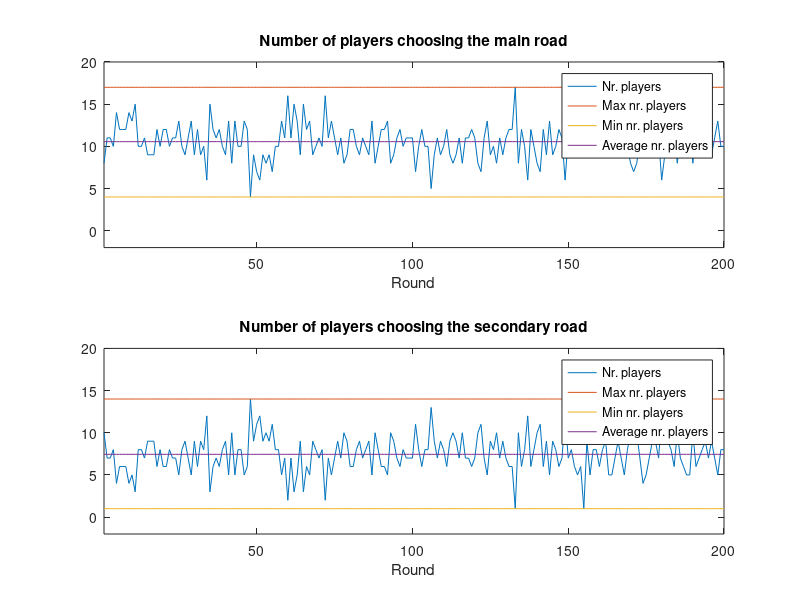
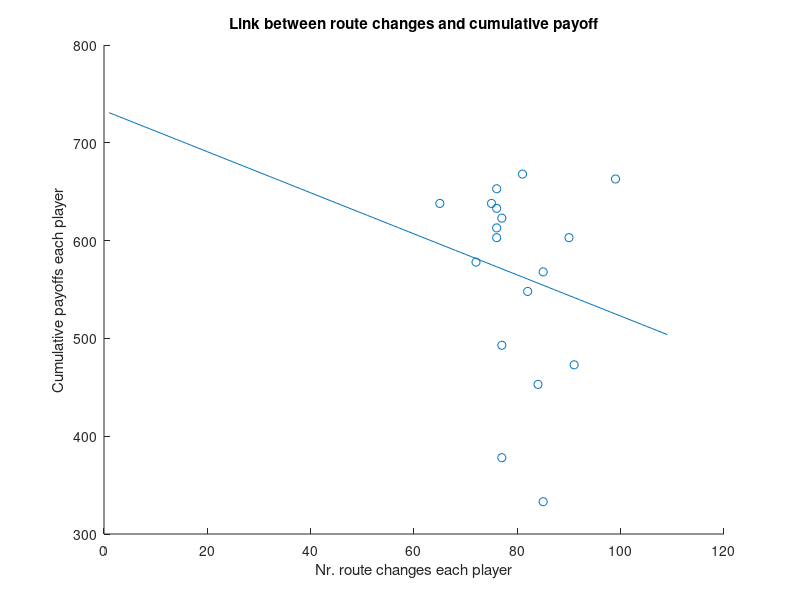

Write MATLAB code to recreate these figures, in order.
%% Model the route choice behavior from Selten et al. (WP 2003)
% Copyright Stefano Balietti 2015

%% Clean
clc
close all
clear all

%% Define main variables
N = 18; % Nr. Players.
T = 200; % Nr. Rounds.
A0 = 200; % Initial endowment of each player.
A0_vec = A0*ones(N,1); % Initial endowment vector for all players.
nr_strategies = 5; % Nr. available strategies each player each round.
propens_vec_0 = [5 4 3 3 2]; % Initial propensities for each strategy of each player.
position_strategy_vec = 1 : nr_strategies; % Vector position strategies.
max_payoff = 40; % Max payoff each player
Pen_M = 6; % Penalty for time spent on main road (M).
Pen_S = 12; % Penalty for time spent on secondary road (S).
Multi_M = 2; % Multiplier penalty for time spent on main road.
Multi_S = 3; % Multiplier penalty for time spent on secondary road.

%% Model the strategy choices of each player 
% For each round, each player decides which strategy to choose
    % depending on the previous payoff and propensity. 
    % Probability is given by x(i,j)/sum(x(i,j))

% Variables at t1
strategy_t1 = zeros(N,1);
payoff_vector_t1 = zeros(N,1);
propensity_vector_before_draw_t1 = zeros(N,1);

% At initial time only strategies 1 (Main) and 2 (Secondary) are available
strategies_vec_t1 = propens_vec_0(1:2);
probability_strategies_vec_t1 = strategies_vec_t1/sum(strategies_vec_t1);
position_strategy_vec_t1 = position_strategy_vec(1:2);

% Variables for t>1
propensity_array = zeros(T,nr_strategies,N);
propensity_array_0 = repmat(propens_vec_0,1,1,N); 
propensity_array(1,:,:) = propensity_array_0;
propensity_cell = cell(1,N);
payoff_matrix = zeros(N,T);
route_choice = zeros(N,T);

%% Routh choice and interaction 
for t = 1 : T 
    if t == 1
        
        for player = 1 : N          
            % Randomly draw a strategy (position) according
                %to the probability distribution
            strategy_t1(player) = randsample(position_strategy_vec_t1,1,...
                                    true,probability_strategies_vec_t1);
        end

        %%%%%%%% Payoff of each player depends on  
        % how many players have chosen each strategy
        % Nr. players choosing strategy 1 (Main)
        n_M_t1 = sum(strategy_t1 == 1);
        % Nr. players choosing strategy 2 (Secondary)
        n_S_t1 = sum(strategy_t1 == 2);
        % Penalty for players choosing strategy 1 (Main)
        tM_t1 = Pen_M + Multi_M*n_M_t1;
        % Penalty for players choosing strategy 2 (Secondary)
        tS_t1 = Pen_S + Multi_S*n_S_t1;
        % Payoff for players choosing strategy 1 (Main)
        a_M_t1 = max_payoff - tM_t1;
        % Payoff for players choosing strategy 2 (Secondary)
        a_S_t1 = max_payoff - tS_t1;
        
        % Payoff vector of the 18 players
        payoff_vector_t1(strategy_t1 == 1) = a_M_t1;
        payoff_vector_t1(strategy_t1 == 2) = a_S_t1;
        
        % Initial propensity of each player according to draw at t1
        propensity_vector_before_draw_t1(strategy_t1 == 1) = strategies_vec_t1(1);
        propensity_vector_before_draw_t1(strategy_t1 == 2) = strategies_vec_t1(2);
        % Compute the new propensities of each player
        for player = 1 : N
            payoff = payoff_vector_t1(player);
            strategy = strategy_t1(player);
            propensity_mat = propensity_array(:,:,player);
            not_choosen_strategies = setdiff(position_strategy_vec,strategy);
            if payoff >= 0
                propensity_mat(1,strategy) = propensity_mat(1,strategy) + payoff;
            else
                propensity_mat(1,not_choosen_strategies) = ...
                    propensity_mat(1,not_choosen_strategies) - payoff;
            end
            % Replace with the new propensities
            propensity_array(1,:,player) = propensity_mat(1,:);       
            % Store route choice of each player for further rounds
            route_choice(:,1) = strategy_t1;
            
            % Save payoffs each player
            payoff_matrix(:,1) = payoff_vector_t1;
            
        end      
                
    %%%%%%%%%%%%%%%%%%%%%%%%%%%%%%%%%%%%%%%%%%%%%%%%%%%%%%%%%%%%%%%%%%%%%%%
    % For the remaining time periods          
    else
        for player = 1 : N
            % Recompute the probabilities to choose each strategy 
            % based on previous step
            all_previous_propensities = propensity_array(:,:,player);
            propensity_t = all_previous_propensities(t-1,:);
            route_choice_t = route_choice(player,t-1);           
            probability_strategies_vec = propensity_t/sum(propensity_t);
            payoff_t = payoff_matrix(player,t-1);
            all_prev_payoffs = payoff_matrix(player,1:t-1);
            median_all_prev_payoffs = median(all_prev_payoffs);
            count_smaller_median = sum(median_all_prev_payoffs > all_prev_payoffs);
            count_bigger_median = sum(median_all_prev_payoffs < all_prev_payoffs);
            
            % Choose new strategy according to new propensity
            strategy_tp1 = randsample(position_strategy_vec,1,...
                                true,probability_strategies_vec);
            strategy(player) = strategy_tp1;
            % If new strategy is 1 (Main)
            if strategy_tp1 == 1
                route_choice(player,t) = strategy_tp1;
            % If the new strategy is 2 (Secondary)
            elseif strategy_tp1 == 2
                route_choice(player,t) = strategy_tp1;
            elseif strategy_tp1 == 3
                % If the payoff is lower than before, change route
                if payoff_t < median_all_prev_payoffs
                    if route_choice_t == 1
                        route_choice(player,t) = 2;
                    else
                        route_choice(player,t) = 1;
                    end
                % If the payoff is higher than before, keep route
                elseif payoff_t > median_all_prev_payoffs
                    route_choice(player,t) = route_choice_t;
                % If payoff is the same as before, decision rule depends on
                    % nr. of occurances
                else
                    if count_smaller_median < count_bigger_median
                        route_choice(player,t) = route_choice_t;
                    elseif count_smaller_median > count_bigger_median
                        if route_choice_t == 1
                            route_choice(player,t) = 2;
                        else
                            route_choice(player,t) = 1;
                        end
                    else
                        route_choice(player,t) = randsample([1 2],1,true,[0.5 0.5]);
                    end
                end
            % If selected strategy is nr. 4 (Contrarian)
            elseif strategy_tp1 ==4
                if payoff_t > median_all_prev_payoffs % change strat
                    if route_choice_t == 1
                        route_choice(player,t) = 2;
                    else
                        route_choice(player,t) = 1;
                    end
                elseif payoff_t < median_all_prev_payoffs % stick to choice
                    route_choice(player,t) = route_choice_t;
                else
                    if count_smaller_median > count_bigger_median
                        route_choice(player,t) = route_choice_t;
                    elseif count_smaller_median < count_bigger_median
                        if route_choice_t == 1
                            route_choice(player,t) = 2;
                        else
                            route_choice(player,t) = 1;
                        end
                    else
                        route_choice(player,t) = randsample([1 2],1,true,[0.5 0.5]);
                    end
                end  
            % custom strategy
            elseif strategy_tp1 == 5
                if payoff_t > median_all_prev_payoffs % spread rumors
                    payoff_matrix(route_choice_t == route_choice(:,t-1),t) =...
                        payoff_matrix(route_choice_t == route_choice(:,t-1),t) - 10;
                    route_choice(player,t) = route_choice_t;
                elseif payoff_t < median_all_prev_payoffs % stick to choice
                    route_choice(player,t) = route_choice_t;
                else
                    if count_smaller_median > count_bigger_median
                        route_choice(player,t) = route_choice_t;
                    elseif count_smaller_median < count_bigger_median
                        if route_choice_t == 1
                            route_choice(player,t) = 2;
                        else
                            route_choice(player,t) = 1;
                        end
                    else
                        route_choice(player,t) = randsample([1 2],1,true,[0.5 0.5]);
                    end
                end  
            end
        end
        
        % Compute payoff each player
        % Nr. players choosing strategy 1 (Main)
        n_M = sum(route_choice(:,t) == 1);
        % Nr. players choosing strategy 2 (Secondary)
        n_S = sum(route_choice(:,t) == 2);
        % Penalty for players choosing strategy 1 (Main)
        tM = Pen_M + Multi_M*n_M;
        % Penalty for players choosing strategy 2 (Secondary)
        tS = Pen_S + Multi_S*n_S;
        % Payoff for players choosing strategy 1 (Main)
        a_M = max_payoff - tM;
        % Payoff for players choosing strategy 2 (Secondary)
        a_S = max_payoff - tS;
        
                
        % Payoff vector of the 18 players
        payoff_matrix(route_choice(:,t) == 1,t) = a_M ...
            + payoff_matrix(route_choice(:,t) == 1,t);
        payoff_matrix(route_choice(:,t) == 2,t) = a_S ...
            + payoff_matrix(route_choice(:,t) == 2,t);
        
        % Update propensity
        for player = 1 : N
            payoff = payoff_matrix(player,t);
            strategy_now = strategy(player);
            propensity_mat = propensity_array(:,:,player);
            propensity_mat(t,:) = propensity_mat(t-1,:);
            not_choosen_strategies = setdiff(position_strategy_vec,strategy_now);
            if payoff >= 0
                propensity_mat(t,strategy_now) = propensity_mat(t-1,strategy_now) + payoff;
            else
                propensity_mat(t,not_choosen_strategies) = ...
                    propensity_mat(t-1,not_choosen_strategies) - payoff;
            end
            % Replace with the new propensities
            propensity_array(t,:,player) = propensity_mat(t,:);
        end
    end
            
             
end


%% Plots

% 1. Number of players choosing strategy 1 or 2 each round
nr_players_main = sum(route_choice == 1);
max_nr_players_main = max(nr_players_main);
vec_max_nr_players_main = max_nr_players_main*ones(1,T);
min_nr_players_main = min(nr_players_main);
vec_min_nr_players_main = min_nr_players_main*ones(1,T);
ave_nr_players_main = mean(nr_players_main);
vec_ave_nr_players_main = ave_nr_players_main*ones(1,T);

nr_players_secondary = sum(route_choice == 2);
max_nr_players_secondary = max(nr_players_secondary);
vec_max_nr_players_secondary = max_nr_players_secondary*ones(1,T);
min_nr_players_secondary = min(nr_players_secondary);
vec_min_nr_players_secondary = min_nr_players_secondary*ones(1,T);
ave_nr_players_secondary = mean(nr_players_secondary);
vec_ave_nr_players_secondary = ave_nr_players_secondary*ones(1,T);

time_vec = 1 : T;

ylim_plot = [-2 20];
xlim_plot = [1 T];

figure
subplot(2,1,1)
plot(time_vec,nr_players_main)
hold on
plot(time_vec,[vec_max_nr_players_main;...
               vec_min_nr_players_main;...
               vec_ave_nr_players_main])
ylim(ylim_plot)
xlim(xlim_plot)
title('Number of players choosing the main road')
legend('Nr. players','Max nr. players','Min nr. players','Average nr. players')
xlabel('Round')

subplot(2,1,2)
plot(time_vec,nr_players_secondary)
title('Number of players choosing the secondary road')
hold on
plot(time_vec,[vec_max_nr_players_secondary;...
               vec_min_nr_players_secondary;...
               vec_ave_nr_players_secondary])
ylim(ylim_plot)
xlim(xlim_plot)
xlabel('Round')
legend('Nr. players','Max nr. players','Min nr. players','Average nr. players')


%% Scatter plot nr. road changes vs. cumulative payoff
cum_payoff = cumsum(payoff_matrix,2);
sum_cum_payoff = cum_payoff(:,end);

route_changes = zeros(N,T-1);
for t = 2 : T
    route_choice_t = route_choice(:,t);
    route_choice_tm1 = route_choice(:,t-1);
    route_change_indie_mat = route_choice_t ~= route_choice_tm1;
    route_changes(:,t-1) = route_change_indie_mat;
end

route_changes_total = sum(route_changes,2);

figure
% Plot points.
scatter(route_changes_total,sum_cum_payoff)
xlabel('Nr. route changes each player')
ylabel('Cumulative payoffs each player')
title('Link between route changes and cumulative payoff')
hold on;
% Plot regression line.
my_poly=polyfit(route_changes_total,sum_cum_payoff,1);
X2 = 1:max(route_changes_total+10); % X data range
Y2 = polyval(my_poly,X2);
plot(X2,Y2); 
